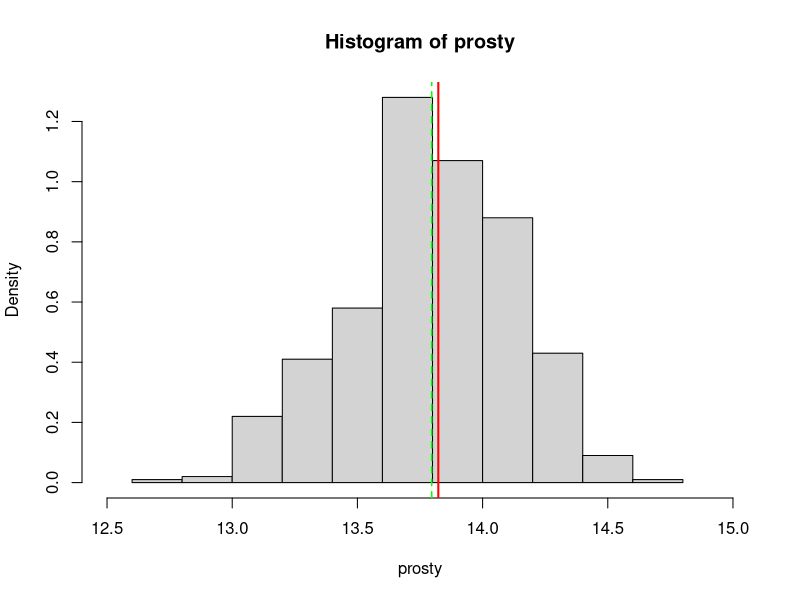
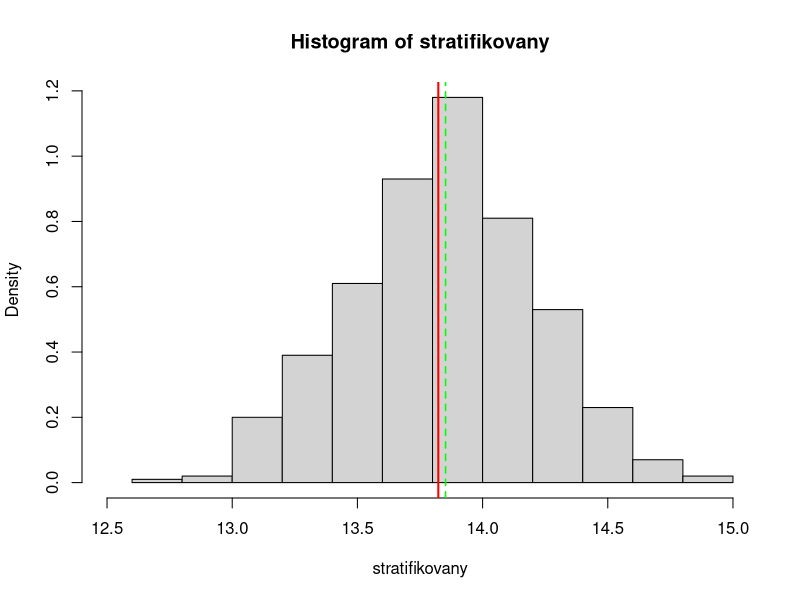
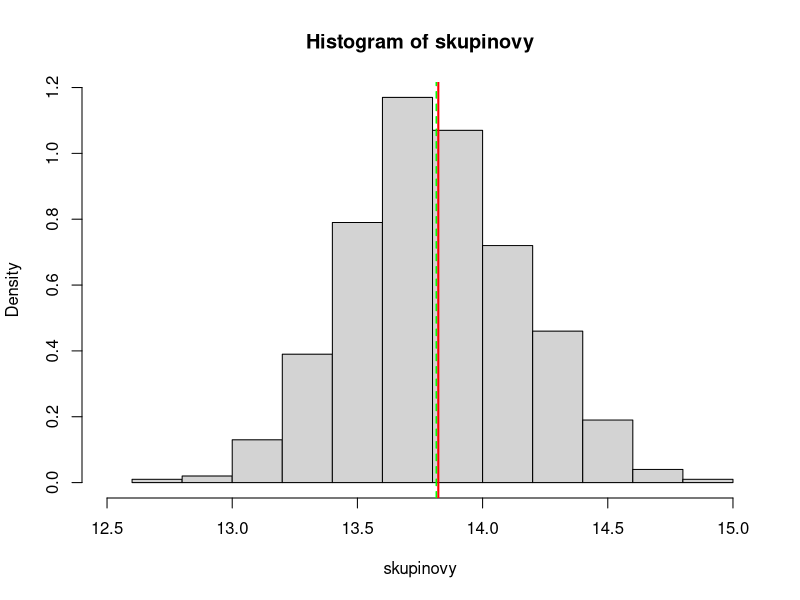
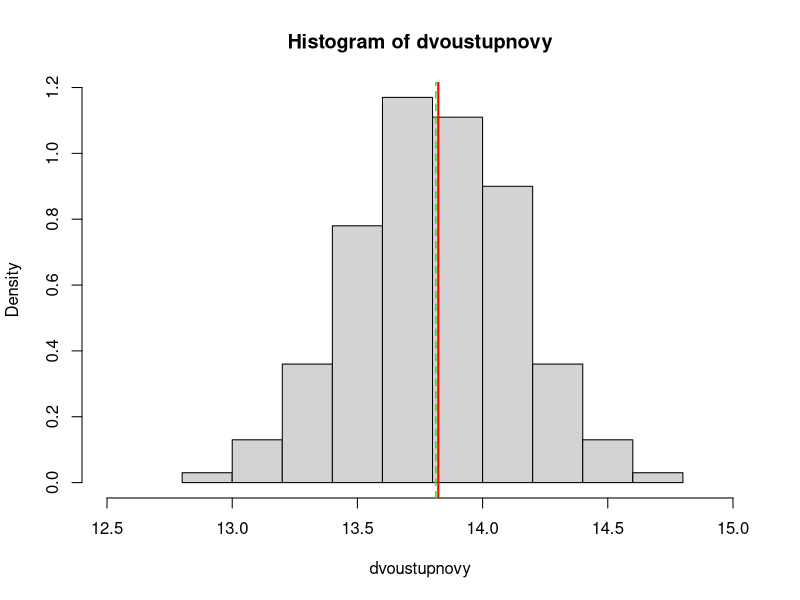

The R source for these figures, in order:
## ---- chunk 1
data <- as.data.frame(read.csv("testyDU5.csv"))
## ---- chunk 2
n_a <- nrow(data)/10

set.seed(200102)
vyber_a <- data[sample(1:nrow(data), n_a),]

prumerny_pocet_b_a <- round(mean(vyber_a$body),2)
teoreticka_sm_odch_a <- sqrt(var(vyber_a$body)/n_a)
## ---- chunk 3
L <- as.numeric(length(table(data$id_cv)))
N_h <- 20
n_h <- N_h/10

vyber_b <- as.data.frame(matrix(nrow = 0, ncol = ncol(data)))
colnames(vyber_b) <- colnames(data)
sh2_b <- c()

for(i in 1:L){
  pomocna_data <- data[data$id_cv == i,]
  set.seed(200102)
  vyber_b <- rbind(vyber_b, pomocna_data[sample(1:nrow(pomocna_data), n_h),])
}

prumerny_pocet_b_b <- round(mean(vyber_b$body), 2)

for(i in 1:L){
  sh2_b[i] <- var(vyber_b$body[((i*2)-1):(i*2)])
}

teoreticka_sm_odch_b <- sqrt(sum((N_h/160)^2 * ((N_h - n_h)/N_h) * sh2_b/n_h))
## ---- chunk 4
M <- as.numeric(length(table(data$id_cv)))
n_c <- M/10

#set.seed(200102)
#vyber_c <- data[data$id_cv == sort(sample(1:M, n_c)),] 
#Chtěla jsem to vyřešit vektorově, ale nevím, proč rko nevybere všechny řádky, které vyhovují podmínce

set.seed(200102)
vybrana_cviceni <- sort(sample(1:M, n_c))

vyber_c <- as.data.frame(matrix(nrow = 0, ncol = 0))

for(i in 1:nrow(data)){
  for(j in 1:n_c){
    if(data$id_cv[i] == vybrana_cviceni[j]){
      vyber_c <- rbind(vyber_c, data[i,])
    }
  }
}

prumerny_pocet_b_c <- round(mean(vyber_c$body), 2)

su2 <- c()

for(i in 1:n_c){
  pom_dat <- vyber_c[vyber_c$id_cv == vybrana_cviceni[i], ]
  su2[i] <- pom_dat$body - mean(pom_dat$body)
}

teoreticka_sm_odch_c <- sqrt(1/(M^2) * (160*(160-n_c)/(n_c - 1)) * sum(su2)^2)
## ---- chunk 5
N_d <- as.numeric(length(table(data$id_cv)))
n_d <- N_d/5
M_d <- 20
m_d <- M_d/2

set.seed(200102)
vybrana_cviceni_d <- sort(sample(1:N_d, n_d))

vyber_d <- as.data.frame(matrix(nrow = 0, ncol = 0))

for(i in 1:n_d){
  pomocna_data <- data[vybrana_cviceni_d[i] == data$id_cv,]
  
  set.seed(200102)
  vyber_d <- rbind(vyber_d, pomocna_data[sort(sample(1:nrow(pomocna_data), m_d)),])
}

prumerny_pocet_b_d <- round(mean(vyber_d$body), 2)
## ---- chunk 6
c("Prostý náhodný" = teoreticka_sm_odch_a, 
  "Stratifikovaný" = teoreticka_sm_odch_b,
  "Skupinový" = teoreticka_sm_odch_c)
## ---- chunk 7
prosty <- c()

for(i in 1:500){
  vyber_prosty <- data[sample(1:nrow(data), n_a),]
  prosty[i] <- round(mean(vyber_prosty$body),2)
}

hist(prosty, freq = F, xlim = c(12.5, 15))
abline(v = mean(data$body), col = "red", lwd = 2)
abline(v = mean(prosty), col = "green", lwd = 1.5, lty = 2)
## ---- chunk 8
stratifikovany <- c()

for(j in 1:500){
  vyber_stratifikovany <- as.data.frame(matrix(nrow = 0, ncol = ncol(data)))
  colnames(vyber_stratifikovany) <- colnames(data)

  for(i in 1:L){
    pomocna_data <- data[data$id_cv == i,]
    vyber_stratifikovany <- rbind(vyber_stratifikovany, pomocna_data[sample(1:nrow(pomocna_data), n_h),])
  }

  stratifikovany[j] <- round(mean(vyber_stratifikovany$body), 2)
}

hist(stratifikovany, freq = F, xlim = c(12.5, 15))
abline(v = mean(data$body), col = "red", lwd = 2)
abline(v = mean(stratifikovany), col = "green", lwd = 1.5, lty = 2)

## ---- chunk 9
skupinovy <- c()

for(k in 1:500){
  vybrana_cviceni <- sort(sample(1:M, n_c))
  vyber_skupinovy <- as.data.frame(matrix(nrow = 0, ncol = 0))

  for(i in 1:nrow(data)){
    for(j in 1:n_c){
      if(data$id_cv[i] == vybrana_cviceni[j]){
        vyber_skupinovy <- rbind(vyber_skupinovy, data[i,])
      }
    }
  }

  skupinovy[k] <- round(mean(vyber_skupinovy$body), 2)
}


hist(skupinovy, freq = F, xlim = c(12.5, 15))
abline(v = mean(data$body), col = "red", lwd = 2)
abline(v = mean(skupinovy), col = "green", lwd = 1.5, lty = 2)

## ---- chunk 10
dvoustupnovy <- c()

for(j in 1:500){
  vybrana_cviceni_d <- sort(sample(1:N_d, n_d))

  vyber_dvoustupnovy <- as.data.frame(matrix(nrow = 0, ncol = 0))

  for(i in 1:n_d){
    pomocna_data <- data[vybrana_cviceni_d[i] == data$id_cv,]
    vyber_dvoustupnovy <- rbind(vyber_dvoustupnovy, pomocna_data[sort(sample(1:nrow(pomocna_data), m_d)),])
  }

  dvoustupnovy[j] <- round(mean(vyber_dvoustupnovy$body), 2)
}


hist(dvoustupnovy, freq = F, xlim = c(12.5, 15))
abline(v = mean(data$body), col = "red", lwd = 2)
abline(v = mean(dvoustupnovy), col = "green", lwd = 1.5, lty = 2)

## ---- chunk 11
skupiny <- as.data.frame(matrix(nrow = 20, ncol = 80))
for(i in 1:80){
  skupiny[,i] <- data[data$id_cv == i,]$body
}

stredniHodnoty_skupin <- apply(skupiny, 2, mean)
meziskupinova <- sum(20 * (stredniHodnoty_skupin - mean(data$body))^2)

vnitroskupinova <- 0
for(i in 1:80){
  vnitroskupinova <- vnitroskupinova + (sum((skupiny[,i] - mean(skupiny[,i]))^2))
}

celkova <- meziskupinova + vnitroskupinova
meziskupinova/celkova
